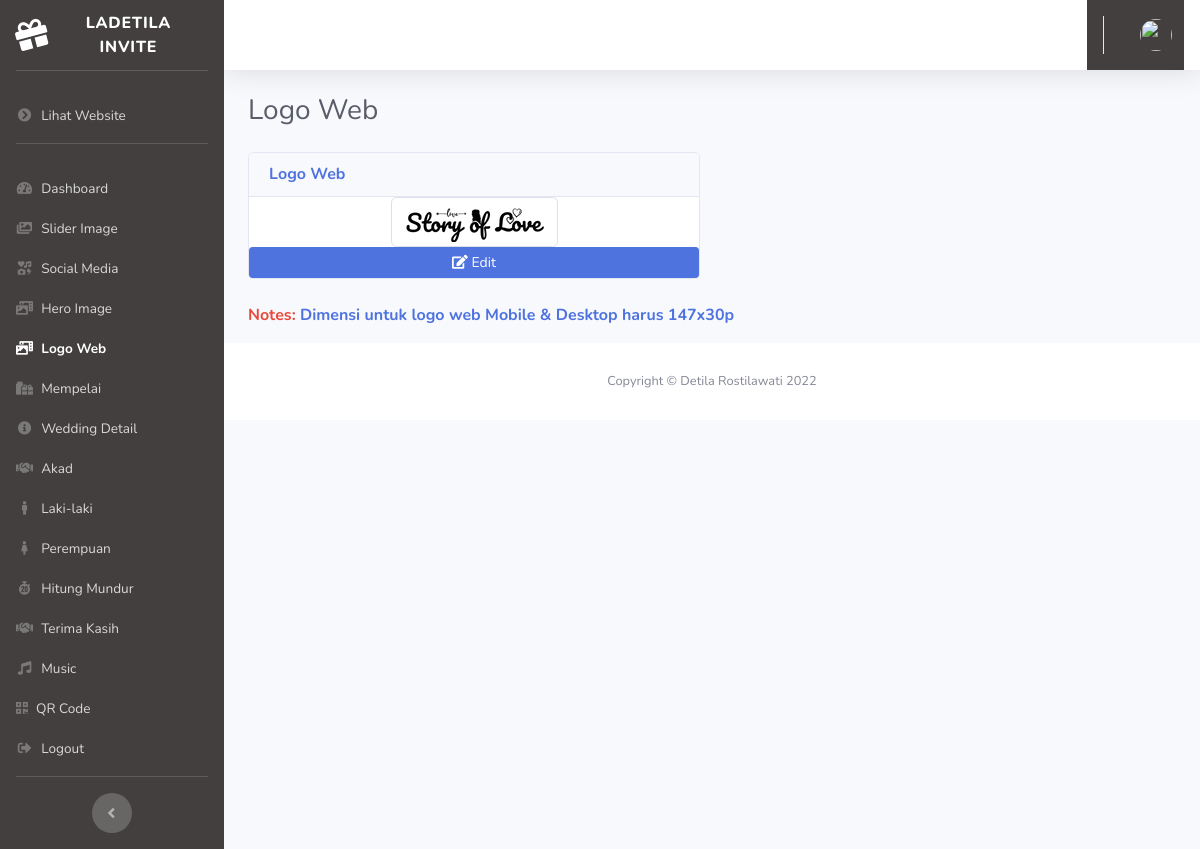
The page /index.php/admin/logo_web on the database its author committed.
### tables this page shows
CREATE TABLE `user_sub_menu` (
  `id` int(11) NOT NULL,
  `title` varchar(128) NOT NULL,
  `url` varchar(128) NOT NULL,
  `icon` varchar(128) NOT NULL
);

CREATE TABLE `logo_web` (
  `id` int(11) NOT NULL,
  `nama` varchar(255) NOT NULL,
  `image` varchar(255) NOT NULL
);

### application/controllers/Admin.php (called while the page is built, shortened)
<?php
class Admin extends CI_Controller
{
    public function logo_web()
    {
        $data['title'] = 'Logo Web';
        $data['user'] = $this->db->get_where('user', ['email' => $this->session->userdata('email')])->row_array();
        $data['logo_web'] = $this->db->get('logo_web')->result_array();
        $this->load->view('templates/header', $data);
        $this->load->view('templates/sidebar', $data);
        $this->load->view('templates/topbar', $data);
        $this->load->view('admin/logo_web', $data);
        $this->load->view('templates/footer');
    }
}

### index.php (called while the page is built, shortened)
<?php
require_once BASEPATH.'core/CodeIgniter.php';

### application/views/admin/logo_web.php (the view, shortened to what this page needs)
<div class="container-fluid">
    <div class="d-sm-flex align-items-center justify-content-between mb-4">
        <h1 class="h3 mb-0 text-gray-800"><?= $title; ?></h1>
    </div>
    <div class="row">
        <div class="col-lg-6">
            <?php foreach ($logo_web as $lw) : ?>
                <div class="card mb-4">
                    <div class="card-header">
                        <h6 class="m-0 font-weight-bold text-primary"><?= $lw['nama']; ?></h6>
                    </div>
                    <div class="col-sm text-center">
                        <img src="<?= base_url('/wedding-2/images/wedding/wedding-1/logo/') . $lw['image']; ?>" class="img-thumbnail" alt="">
                    </div>
                    <a class="btn btn-sm btn-primary" href=" <?= base_url('admin/edit_logo_web/') . $lw['id']; ?>"><i class="fas fa-edit"></i> Edit</a>
                </div>
            <?php endforeach; ?>
        </div>
    </div>
    <p class="text-danger font-weight-bold">Notes: <a href="#" target="_blank">Dimensi untuk logo web Mobile & Desktop harus 147x30p</a></p>
</div>

### application/views/templates/sidebar.php (shortened to what this page needs)
<ul class="navbar-nav sidebar sidebar-dark accordion" id="accordionSidebar">
    <a class="sidebar-brand d-flex align-items-center justify-content-center" href="<?= base_url('auth'); ?>">
        <div class="sidebar-brand-icon rotate-n-15">
            <i class="fas fa-gift"></i>
        </div>
        <div class="sidebar-brand-text mx-3">Ladetila Invite</div>
    </a>
    <hr class="sidebar-divider">
    <li class="nav-item">
        <a class="nav-link" href="<?= base_url() ?>">
            <i class="fas fa-fw fa-chevron-circle-right"></i>
            <span>Lihat Website</span></a>
    </li>
    <hr class="sidebar-divider">
    <?php
    $querySubMenu = "SELECT *
                  FROM user_sub_menu
                  ";
    $subMenu = $this->db->query($querySubMenu)->result_array();
    ?>
    <?php foreach ($subMenu as $sm) : ?>
        <?php if ($title == $sm['title']) : ?>
            <li class="nav-item active">
            <?php else : ?>
            <li class="nav-item">
            <?php endif; ?>
            <a class="nav-link pb-0" href="<?= base_url($sm['url']); ?>">
                <i class="<?= $sm['icon']; ?>"></i>
                <span><?= $sm['title']; ?></span></a>
            </li>
        <?php endforeach; ?>
        <li class="nav-item">
            <a class="nav-link" href="<?= base_url('auth/logout') ?>">
                <i class="fas fa-fw fa-sign-out-alt" data-dismiss="modal"></i>
                <span>Logout</span></a>
        </li>
        <hr class="sidebar-divider">
        <div class="text-center d-none d-md-inline">
            <button class="rounded-circle border-0" id="sidebarToggle"></button>
        </div>
</ul>

### application/views/templates/sidebar.php (style rules this page uses)
ul { background: linear-gradient(to right, #423F3E 0%, #423F3E 0%); }

### rows shown on the page
user_sub_menu: title "Dashboard"
user_sub_menu: title "Slider Image"
user_sub_menu: title "Social Media"
user_sub_menu: title "Hero Image"
user_sub_menu: title "Logo Web"
user_sub_menu: title "Mempelai"
user_sub_menu: title "Wedding Detail"
user_sub_menu: title "Akad"
user_sub_menu: title "Laki-laki"
user_sub_menu: title "Perempuan"
user_sub_menu: title "Hitung Mundur"
user_sub_menu: title "Terima Kasih"
user_sub_menu: title "Music"
user_sub_menu: title "QR Code"
logo_web: nama "Logo Web", image (picture)

### other values the page prints
$title "Logo Web"
